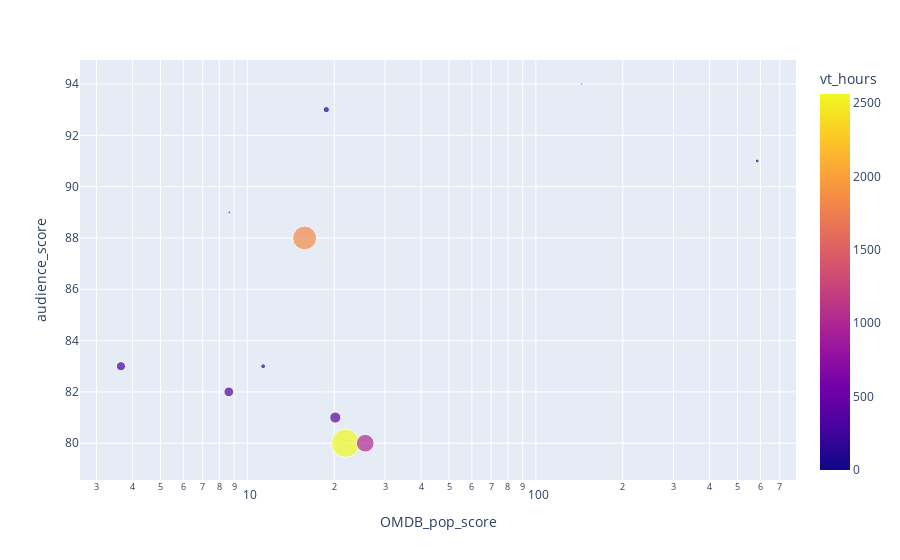

The notebook cell this image was saved under:
### Code cell
import plotly.express as px

fig = px.scatter(total_results, x= "OMDB_pop_score", y="audience_score", size="vt_hours",
            hover_name = "title", color="vt_hours", log_x=True)
           
fig.show()

### Figure 1 — Plotly figure (JSON) as saved in the notebook; plotly's stock layout.template omitted (floating-point values rounded to 4 significant figures)
{"data": [{"hovertemplate": "<b>%{hovertext}</b><br><br>OMDB_pop_score=%{x}<br>audience_score=%{y}<br>vt_hours=%{marker.color}<extra></extra>", "hovertext": ["Before Sunrise", "Shelter", "Eternal Sunshine of the Spotless Mind", "Groundhog Day", "Across the Universe", "Ghost", "The Last of the Mohicans", "Out of Africa", "Angry Angel", "Aladdin", "La La Land", "Maudie", "Once", "The Curious Case of Benjamin Button", "P.S. I Love You", "Brokeback Mountain"], "legendgroup": "", "marker": {"color": [125.3, 8.735, 0.04222, 0.1403, 304.6, 2562.0, 1826.0, 75.93, 270.0, 16.94, 394.6, 20.22, 48.65, 1002.0, 7.923, 4.696], "coloraxis": "coloraxis", "size": [125.3, 8.735, 0.04222, 0.1403, 304.6, 2562.0, 1826.0, 75.93, 270.0, 16.94, 394.6, 20.22, 48.65, 1002.0, 7.923, 4.696], "sizemode": "area", "sizeref": 6.406, "symbol": "circle"}, "mode": "markers", "name": "", "orientation": "v", "showlegend": false, "type": "scatter", "x": [18.78, 13.62, 33.65, 18.0, 8.625, 21.9, 15.79, 11.35, 3.646, 144.3, 20.18, 8.654, 584.8, 25.62, 20.91, 18.1], "xaxis": "x", "y": [93, 85, 94, 88, 82, 80, 88, 83, 83, 94, 81, 89, 91, 80, 80, 82], "yaxis": "y"}], "layout": {"coloraxis": {"colorbar": {"title": {"text": "vt_hours"}}, "colorscale": [[0, "#0d0887"], [0.1111, "#46039f"], [0.2222, "#7201a8"], [0.3333, "#9c179e"], [0.4444, "#bd3786"], [0.5556, "#d8576b"], [0.6667, "#ed7953"], [0.7778, "#fb9f3a"], [0.8889, "#fdca26"], [1, "#f0f921"]]}, "legend": {"itemsizing": "constant", "tracegroupgap": 0}, "margin": {"t": 60}, "xaxis": {"anchor": "y", "domain": [0, 1], "title": {"text": "OMDB_pop_score"}, "type": "log"}, "yaxis": {"anchor": "x", "domain": [0, 1], "title": {"text": "audience_score"}}}}
